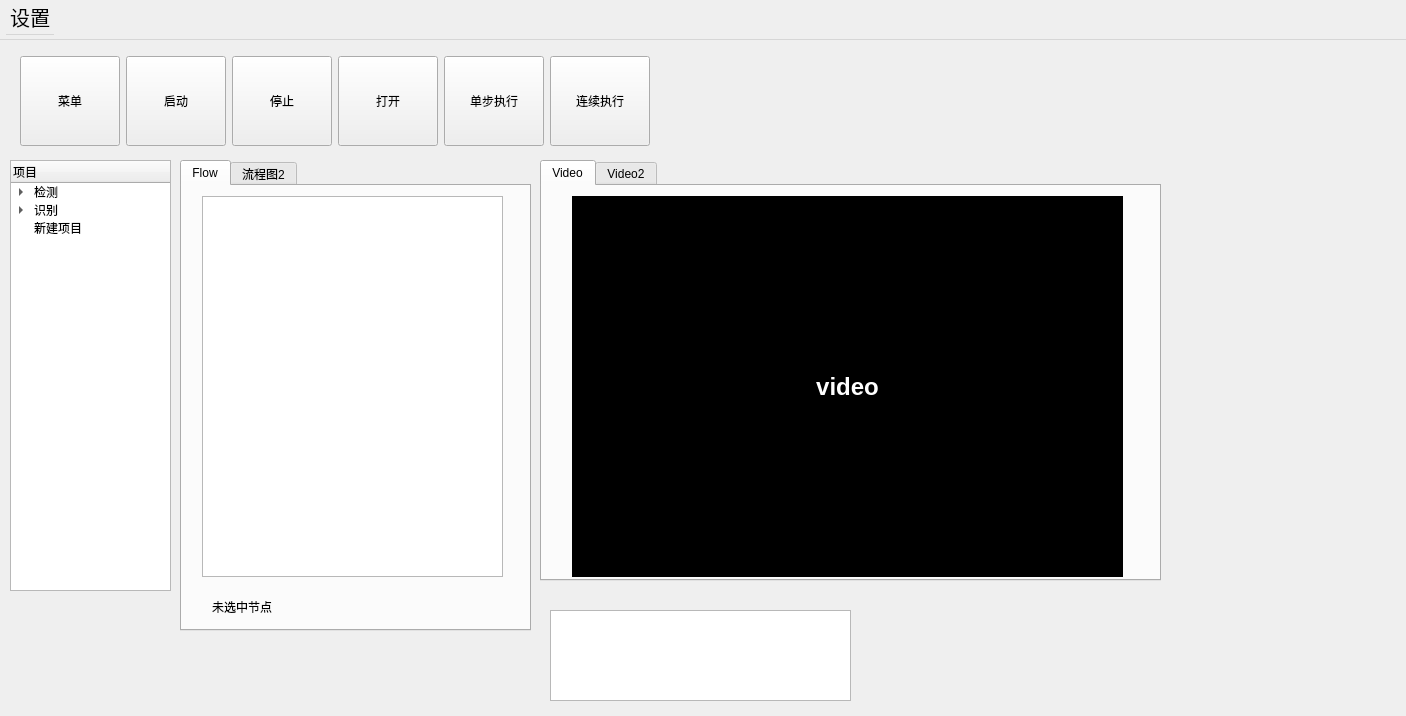
<?xml version="1.0" encoding="UTF-8"?>
<ui version="4.0">
 <class>MainWindow</class>
 <widget class="QMainWindow" name="MainWindow">
  <property name="geometry">
   <rect>
    <x>0</x>
    <y>0</y>
    <width>1406</width>
    <height>716</height>
   </rect>
  </property>
  <property name="sizePolicy">
   <sizepolicy hsizetype="MinimumExpanding" vsizetype="Preferred">
    <horstretch>0</horstretch>
    <verstretch>0</verstretch>
   </sizepolicy>
  </property>
  <property name="windowTitle">
   <string>MainWindow</string>
  </property>
  <widget class="QWidget" name="centralwidget">
   <widget class="QWidget" name="layoutWidget">
    <property name="geometry">
     <rect>
      <x>20</x>
      <y>10</y>
      <width>632</width>
      <height>102</height>
     </rect>
    </property>
    <layout class="QHBoxLayout" name="horizontalLayout">
     <item>
      <widget class="QPushButton" name="menu_button">
       <property name="minimumSize">
        <size>
         <width>100</width>
         <height>90</height>
        </size>
       </property>
       <property name="maximumSize">
        <size>
         <width>100</width>
         <height>90</height>
        </size>
       </property>
       <property name="text">
        <string>菜单</string>
       </property>
      </widget>
     </item>
     <item>
      <widget class="QPushButton" name="camera_button">
       <property name="minimumSize">
        <size>
         <width>100</width>
         <height>90</height>
        </size>
       </property>
       <property name="maximumSize">
        <size>
         <width>100</width>
         <height>90</height>
        </size>
       </property>
       <property name="text">
        <string>启动</string>
       </property>
      </widget>
     </item>
     <item>
      <widget class="QPushButton" name="close_button">
       <property name="minimumSize">
        <size>
         <width>100</width>
         <height>90</height>
        </size>
       </property>
       <property name="maximumSize">
        <size>
         <width>100</width>
         <height>90</height>
        </size>
       </property>
       <property name="text">
        <string>停止</string>
       </property>
      </widget>
     </item>
     <item>
      <widget class="QPushButton" name="open_button">
       <property name="minimumSize">
        <size>
         <width>100</width>
         <height>90</height>
        </size>
       </property>
       <property name="maximumSize">
        <size>
         <width>100</width>
         <height>90</height>
        </size>
       </property>
       <property name="text">
        <string>打开</string>
       </property>
      </widget>
     </item>
     <item>
      <widget class="QPushButton" name="btn_step_execute">
       <property name="minimumSize">
        <size>
         <width>100</width>
         <height>90</height>
        </size>
       </property>
       <property name="maximumSize">
        <size>
         <width>100</width>
         <height>90</height>
        </size>
       </property>
       <property name="text">
        <string>单步执行</string>
       </property>
      </widget>
     </item>
     <item>
      <widget class="QPushButton" name="btn_continuous_execute">
       <property name="minimumSize">
        <size>
         <width>100</width>
         <height>90</height>
        </size>
       </property>
       <property name="maximumSize">
        <size>
         <width>100</width>
         <height>90</height>
        </size>
       </property>
       <property name="text">
        <string>连续执行</string>
       </property>
      </widget>
     </item>
    </layout>
   </widget>
   <widget class="QTreeWidget" name="tree">
    <property name="geometry">
     <rect>
      <x>10</x>
      <y>120</y>
      <width>161</width>
      <height>431</height>
     </rect>
    </property>
    <column>
     <property name="text">
      <string>项目</string>
     </property>
    </column>
    <item>
     <property name="text">
      <string>检测</string>
     </property>
     <item>
      <property name="text">
       <string>直线</string>
      </property>
     </item>
     <item>
      <property name="text">
       <string>圆</string>
      </property>
     </item>
     <item>
      <property name="text">
       <string>灰度</string>
      </property>
     </item>
    </item>
    <item>
     <property name="text">
      <string>识别</string>
     </property>
     <item>
      <property name="text">
       <string>人脸</string>
      </property>
     </item>
     <item>
      <property name="text">
       <string>颜色</string>
      </property>
     </item>
    </item>
    <item>
     <property name="text">
      <string>新建项目</string>
     </property>
    </item>
   </widget>
   <widget class="QPlainTextEdit" name="plainTextEdit">
    <property name="geometry">
     <rect>
      <x>550</x>
      <y>570</y>
      <width>301</width>
      <height>91</height>
     </rect>
    </property>
   </widget>
   <widget class="QTabWidget" name="tabWidget">
    <property name="geometry">
     <rect>
      <x>540</x>
      <y>120</y>
      <width>621</width>
      <height>421</height>
     </rect>
    </property>
    <property name="currentIndex">
     <number>0</number>
    </property>
    <widget class="QWidget" name="Video">
     <attribute name="title">
      <string>Video</string>
     </attribute>
     <widget class="QLabel" name="video">
      <property name="geometry">
       <rect>
        <x>30</x>
        <y>10</y>
        <width>551</width>
        <height>381</height>
       </rect>
      </property>
      <property name="styleSheet">
       <string notr="true">background-color: black;
color: white;
font-size: 24px;
font-weight: bold;</string>
      </property>
      <property name="text">
       <string>video</string>
      </property>
      <property name="alignment">
       <set>Qt::AlignCenter</set>
      </property>
     </widget>
    </widget>
    <widget class="QWidget" name="tab">
     <attribute name="title">
      <string>Video2</string>
     </attribute>
    </widget>
   </widget>
   <widget class="QTabWidget" name="flowWidget">
    <property name="geometry">
     <rect>
      <x>180</x>
      <y>120</y>
      <width>351</width>
      <height>471</height>
     </rect>
    </property>
    <property name="currentIndex">
     <number>0</number>
    </property>
    <widget class="QWidget" name="flow">
     <attribute name="title">
      <string>Flow</string>
     </attribute>
     <widget class="QGraphicsView" name="flowView">
      <property name="geometry">
       <rect>
        <x>20</x>
        <y>10</y>
        <width>301</width>
        <height>381</height>
       </rect>
      </property>
     </widget>
     <widget class="QLabel" name="lbl_current_node">
      <property name="geometry">
       <rect>
        <x>30</x>
        <y>410</y>
        <width>291</width>
        <height>21</height>
       </rect>
      </property>
      <property name="text">
       <string>未选中节点</string>
      </property>
     </widget>
    </widget>
    <widget class="QWidget" name="tab_4">
     <attribute name="title">
      <string>流程图2</string>
     </attribute>
    </widget>
   </widget>
  </widget>
  <widget class="QMenuBar" name="menubar">
   <property name="geometry">
    <rect>
     <x>0</x>
     <y>0</y>
     <width>1406</width>
     <height>40</height>
    </rect>
   </property>
   <property name="sizePolicy">
    <sizepolicy hsizetype="Fixed" vsizetype="Minimum">
     <horstretch>0</horstretch>
     <verstretch>0</verstretch>
    </sizepolicy>
   </property>
   <property name="minimumSize">
    <size>
     <width>0</width>
     <height>40</height>
    </size>
   </property>
   <property name="maximumSize">
    <size>
     <width>16777215</width>
     <height>50</height>
    </size>
   </property>
   <property name="font">
    <font>
     <pointsize>15</pointsize>
    </font>
   </property>
   <widget class="QMenu" name="menu">
    <property name="geometry">
     <rect>
      <x>246</x>
      <y>140</y>
      <width>157</width>
      <height>130</height>
     </rect>
    </property>
    <property name="font">
     <font>
      <pointsize>15</pointsize>
     </font>
    </property>
    <property name="title">
     <string>设置</string>
    </property>
    <addaction name="action"/>
    <addaction name="action1"/>
   </widget>
   <addaction name="menu"/>
  </widget>
  <action name="action">
   <property name="text">
    <string>摄像头设置</string>
   </property>
   <property name="font">
    <font>
     <pointsize>15</pointsize>
    </font>
   </property>
  </action>
  <action name="action1">
   <property name="text">
    <string>1</string>
   </property>
   <property name="font">
    <font>
     <pointsize>15</pointsize>
    </font>
   </property>
  </action>
 </widget>
 <resources/>
 <connections/>
</ui>
